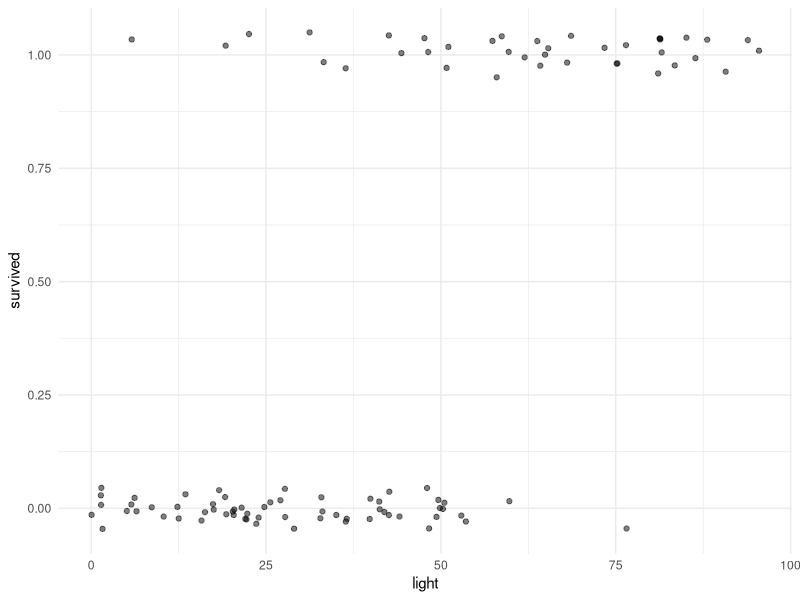
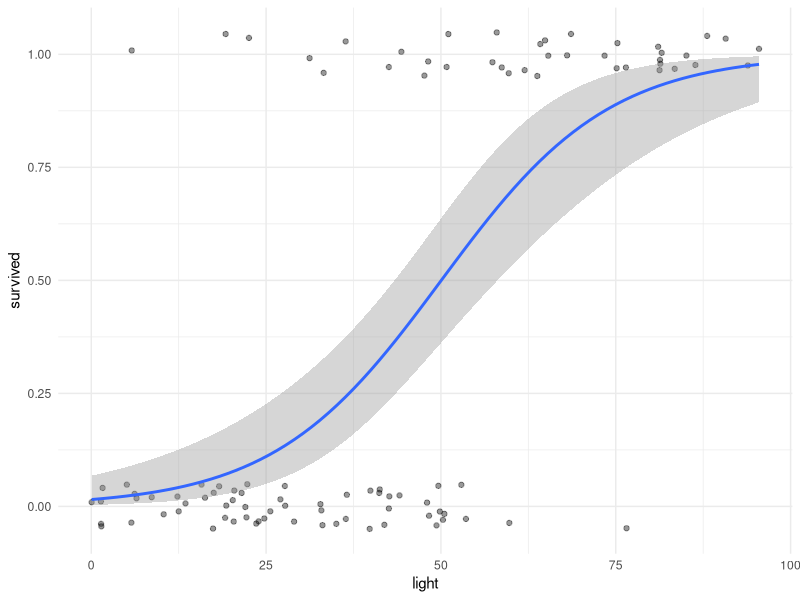

Source code (R) for these figures, in order:
## ---- chunk 1
#| label: setup
library(tidyverse)
library(broom)
## ---- chunk 2
set.seed(11)
n <- 100
seedlings <- tibble(
  light = runif(n, 0, 100),  # % canopy light
  survived = rbinom(n, 1, plogis(-3 + 0.06 * light))
)
## ---- chunk 3
#| label: fig-raw
#| fig-cap: "Raw survival outcomes vs. light availability"
ggplot(seedlings, aes(light, survived)) +
  geom_jitter(height = 0.05, alpha = 0.5) +
  theme_minimal()
## ---- chunk 4
m1 <- glm(survived ~ light, data = seedlings, family = binomial)
summary(m1)
## ---- chunk 5
tidy(m1, conf.int = TRUE, exponentiate = TRUE)  # odds ratios
## ---- chunk 6
#| label: fig-fit
#| fig-cap: "Fitted probability of survival by light level"
ggplot(seedlings, aes(light, survived)) +
  geom_jitter(height = 0.05, alpha = 0.4) +
  geom_smooth(method = "glm", method.args = list(family = "binomial"), se = TRUE) +
  theme_minimal()
## ---- chunk 7
set.seed(12)
counts <- tibble(
  density = runif(60, 1, 10),   # plants per m^2
  seed_count = rpois(60, lambda = exp(0.5 + 0.15 * density))
)

m2 <- glm(seed_count ~ density, data = counts, family = poisson)
summary(m2)
